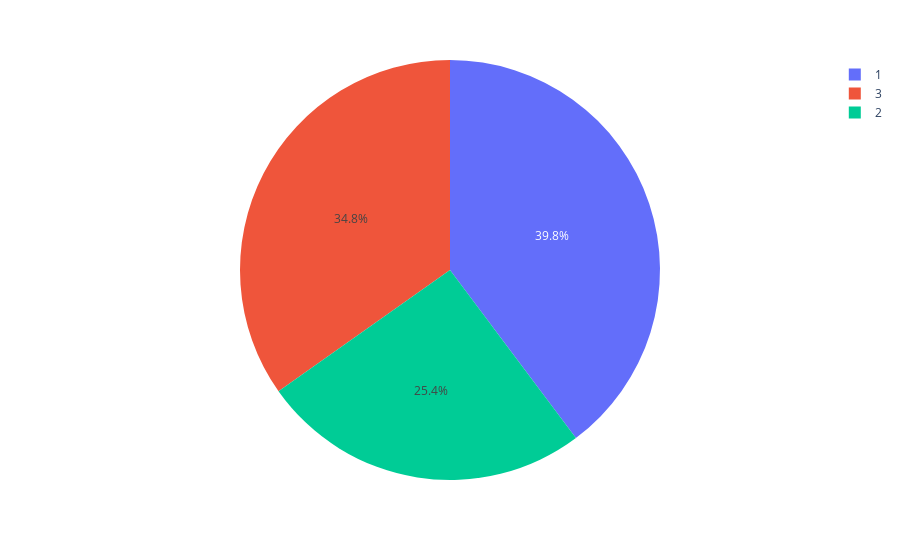

The cell this chart's notebook holds for it:
### Code cell
fig = px.pie(df, values='Survived', names='Pclass')
fig.show()

### Figure 1 — Plotly figure (JSON) as saved in the notebook; plotly's stock layout.template omitted (floating-point values rounded to 4 significant figures; data arrays with more than 128 entries replaced by an {"elided": "..."} marker saying what was removed)
{"data": [{"domain": {"x": [0, 1], "y": [0, 1]}, "hovertemplate": "Pclass=%{label}<br>Survived=%{value}<extra></extra>", "labels": {"elided": "891 int values"}, "legendgroup": "", "name": "", "showlegend": true, "type": "pie", "values": {"elided": "891 int values"}}], "layout": {"legend": {"tracegroupgap": 0}, "margin": {"t": 60}}}
